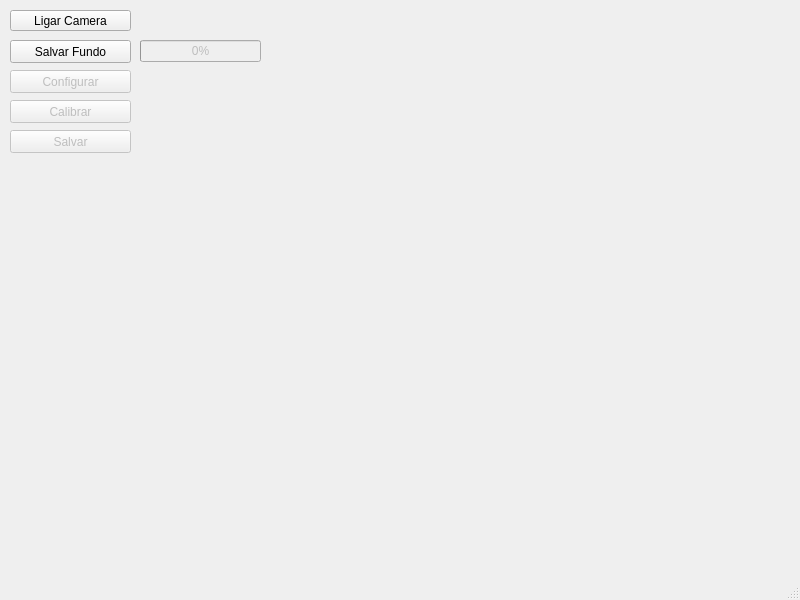
<?xml version="1.0" encoding="UTF-8"?>
<ui version="4.0">
 <class>MainWindow</class>
 <widget class="QMainWindow" name="MainWindow">
  <property name="geometry">
   <rect>
    <x>0</x>
    <y>0</y>
    <width>800</width>
    <height>600</height>
   </rect>
  </property>
  <property name="windowTitle">
   <string>MainWindow</string>
  </property>
  <widget class="QWidget" name="centralwidget">
   <widget class="QPushButton" name="pushButton">
    <property name="geometry">
     <rect>
      <x>10</x>
      <y>10</y>
      <width>121</width>
      <height>21</height>
     </rect>
    </property>
    <property name="text">
     <string>Ligar Camera</string>
    </property>
   </widget>
   <widget class="QPushButton" name="pushButton_2">
    <property name="geometry">
     <rect>
      <x>10</x>
      <y>40</y>
      <width>121</width>
      <height>23</height>
     </rect>
    </property>
    <property name="text">
     <string>Salvar Fundo</string>
    </property>
   </widget>
   <widget class="QProgressBar" name="progressBar">
    <property name="enabled">
     <bool>false</bool>
    </property>
    <property name="geometry">
     <rect>
      <x>140</x>
      <y>40</y>
      <width>121</width>
      <height>22</height>
     </rect>
    </property>
    <property name="value">
     <number>0</number>
    </property>
   </widget>
   <widget class="QPushButton" name="pushButton_3">
    <property name="enabled">
     <bool>false</bool>
    </property>
    <property name="geometry">
     <rect>
      <x>10</x>
      <y>70</y>
      <width>121</width>
      <height>23</height>
     </rect>
    </property>
    <property name="text">
     <string>Configurar</string>
    </property>
   </widget>
   <widget class="QPushButton" name="pushButton_4">
    <property name="enabled">
     <bool>false</bool>
    </property>
    <property name="geometry">
     <rect>
      <x>10</x>
      <y>100</y>
      <width>121</width>
      <height>23</height>
     </rect>
    </property>
    <property name="text">
     <string>Calibrar</string>
    </property>
   </widget>
   <widget class="QPushButton" name="pushButton_5">
    <property name="enabled">
     <bool>false</bool>
    </property>
    <property name="geometry">
     <rect>
      <x>10</x>
      <y>130</y>
      <width>121</width>
      <height>23</height>
     </rect>
    </property>
    <property name="text">
     <string>Salvar</string>
    </property>
   </widget>
  </widget>
  <widget class="QMenuBar" name="menubar">
   <property name="geometry">
    <rect>
     <x>0</x>
     <y>0</y>
     <width>800</width>
     <height>20</height>
    </rect>
   </property>
  </widget>
  <widget class="QStatusBar" name="statusbar"/>
 </widget>
 <resources/>
 <connections/>
</ui>
